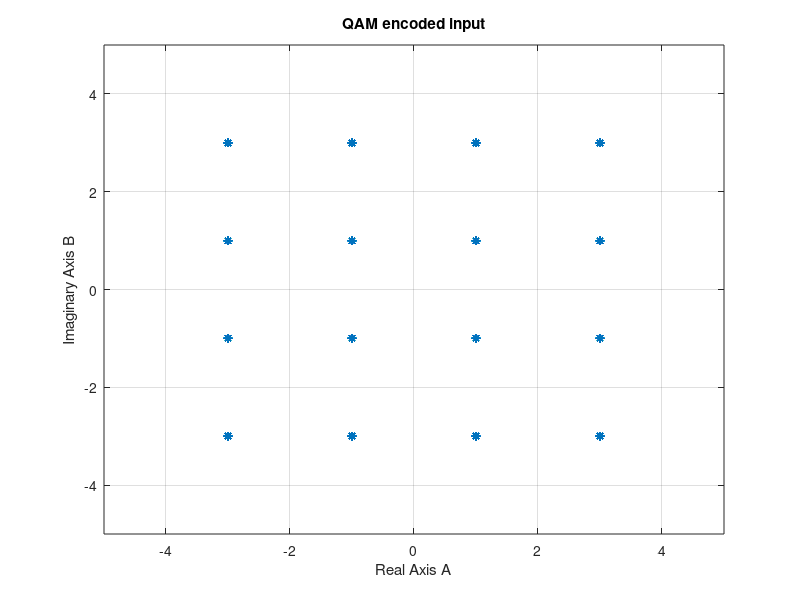
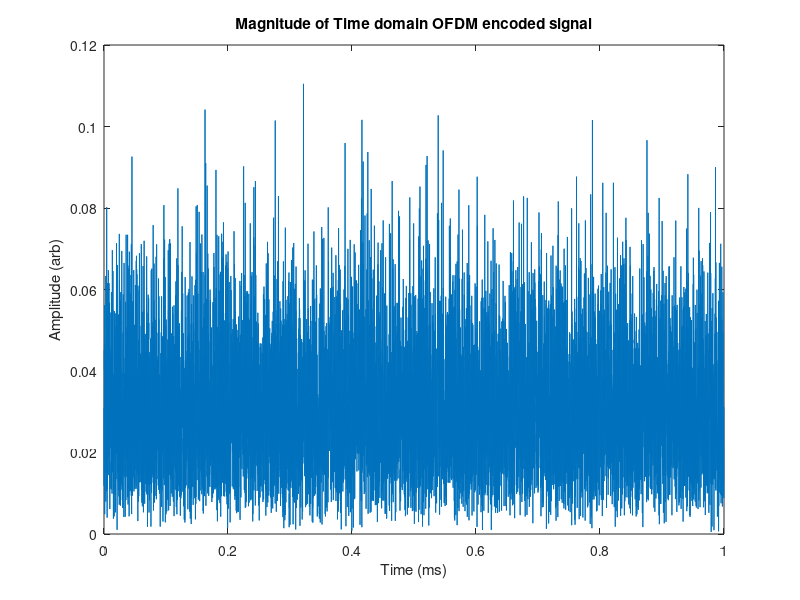

Recreate these plots in MATLAB, in order. (Note: this script raises an error after producing the figures.)
%% Project Script for ECE3141 Friday 12pm D- OFDM 
% Hamish Cranston & Reece Harrison


%% Setup
clc;clear all;close all;


%% Parameters
N = 8096; % [] number of subcarriers
T = 1e-3; % [s] symbol period
M = 16; %[] QAM in use
fs = N/T; %[Hz] sampling frequency
df = 1/T; %[Hz] subcarrier spacing
t = (0:N-1)/fs; %[s] time vector 


%% Generating N random subcarriers (Xn) (our datastream)
% This is simulated QAM-4, so 2 bits and 4 possible symbols. Adjust to
% center. No noise at the moment.

%This will only generate an individual qam signal. Could simulate
%parallelising serial data.

input_data = randi([0 M-1],N,1);

% Encode QAM
qamEncoded = qammod(input_data,M);



figure;
grid on
plot(qamEncoded,'*')
xlim([-5,5]);
ylim([-5,5])
xlabel("Real Axis A");
title("QAM encoded input")
ylabel("Imaginary Axis B")
grid on;

%% Inverse Forward Fourier Transformation (convert to time domain)
signal = ifft(qamEncoded);

% Amplitudes
signalAmplitudes = abs(signal);

%plot the actual signal (could add real+imag parts?)
figure;
plot(t*1e3,signalAmplitudes)
title("Magnitude of Time domain OFDM encoded signal");
xlabel("Time (ms)");
ylabel("Amplitude (arb)");


% Signal Amplitude Histogram
figure;
histogram(signalAmplitudes, 'Normalization', 'pdf');
xlabel('Amplitude');
ylabel('Probability Density');
title('Histogram of Signal Amplitudes');

%% Calculating Peak-to-Average Power Ratio and Performance Statistics
PAPR = 10*log10(max(signalAmplitudes.^2)./mean(signalAmplitudes.^2));

fprintf("Peak-to-Average power ratio found to be %.2f dB\n",PAPR)

fprintf("\nFrequency Domain Performance\n")
fprintf("Subcarrier spacing %.0f Hz\n",df)
fprintf("Total Bandwidth %.2f MHz\n",N*df/1e6);
fprintf("Number of subcarriers %d\n",N)

fprintf("\nTime Domain Performance\n")
fprintf("Symbol duration (1 symbol) %.0f ms\n",T*1e3)
fprintf("Symbol rate (1 symbol) %.0f symbols/s\n",1/T)
fprintf("Max Data Rate without OFDM using %.0f-QAM (send one QAM symbol in one symbol period) %.2f kbps ((QAM) log2(M) * 1/T)\n",M,log2(M)/(T*1e3))
fprintf("Max Data Rate with OFDM using %.0f-QAM %.2f Mbps ((QAM) log2(M) * N/T)\n",M,N*log2(M)/(T*1e6))


%% Add noise to the transmitted signal.

noisy_signal = awgn(signal,60);

%% Forward Fourier Transform recovers Xn (our datastream)
recoveredbitPattern = fft(noisy_signal);

figure()
hold on
plot(recoveredbitPattern,'*')
plot(qamEncoded,'^')
legend("Recovered Pattern","Original Pattern")
title("Recovered Bit Pattern")
xlabel("Real Axis");
ylabel("Imaginary Axis")
grid on;

%This is now a relative tolerance
check=isapprox(qamEncoded,recoveredbitPattern,RelativeTolerance=0.2);
equalcheck = all(check(:)==1);
if equalcheck==1
    fprintf('\nThe original and recovered bit patterns are equal.\n');
else
    fprintf('\nThe original and recovered bit patterns are NOT equal.\n');
end

%% Constructing a signal across multiple transmission periods without cyclic prefix:

num_periods = 10;
pause_length = N/4;

pause_vec = zeros([1,pause_length]);

overall_signal = [];

signal_zero = zeros([1, N]);

cyclic_prefixes = [];

time_overall = (0:(N+pause_length)*num_periods-1)/fs; %[s] time vector 


for i = 1:num_periods

    input_data = randi([0 M-1],N,1);

% Encode QAM
    qamEncoded = qammod(input_data,M);

    signal = ifft(qamEncoded);

    prefix = signal((N-pause_length):N-1);

    cyclic_prefixes = [cyclic_prefixes,prefix',signal_zero];

    overall_signal = [overall_signal, pause_vec,signal'];


end

overall_abs = abs(overall_signal);

prefix_abs = abs(cyclic_prefixes);

combo_abs = overall_abs + prefix_abs;

PAPR = 10*log10(max(combo_abs.^2)./mean(combo_abs.^2));
fprintf("Peak-to-Average power ratio found to be %.2f dB with cyclic prefix\n",PAPR)

figure();
hold on
plot(time_overall*1e3,overall_abs)
plot(time_overall*1e3,prefix_abs)

legend("OFDM Time Domain Signal","Cyclic Prefix");

title("A ten sequence OFDM transmission with cyclic prefixes");
xlabel("Time (ms)")
ylabel("Amplitude (arb)")

%% Plot orthogonal carriers for an example.

fs = 1024;
N_fft = 8192;
time = (0:fs-1)/fs;
multipliers = (1:10) + 300 ;
multipliers = multipliers';

orthogonal_signals = cos(2*pi*multipliers*time);
orthogonal_signals = [zeros([10,fs*2]),orthogonal_signals,zeros([10,fs*2])];

fft_signals = fft(orthogonal_signals',N_fft);

freqs = linspace(0,fs,N_fft);

half_point = floor(N_fft/2);

figure()
plot(freqs(1:half_point),abs(fft_signals(1:half_point,:)))
xlim([295,316])
title("FFT of Orthogonal Frequencies")
xlabel("Frequency (Hz)");
ylabel("Amplitude (arb)");
